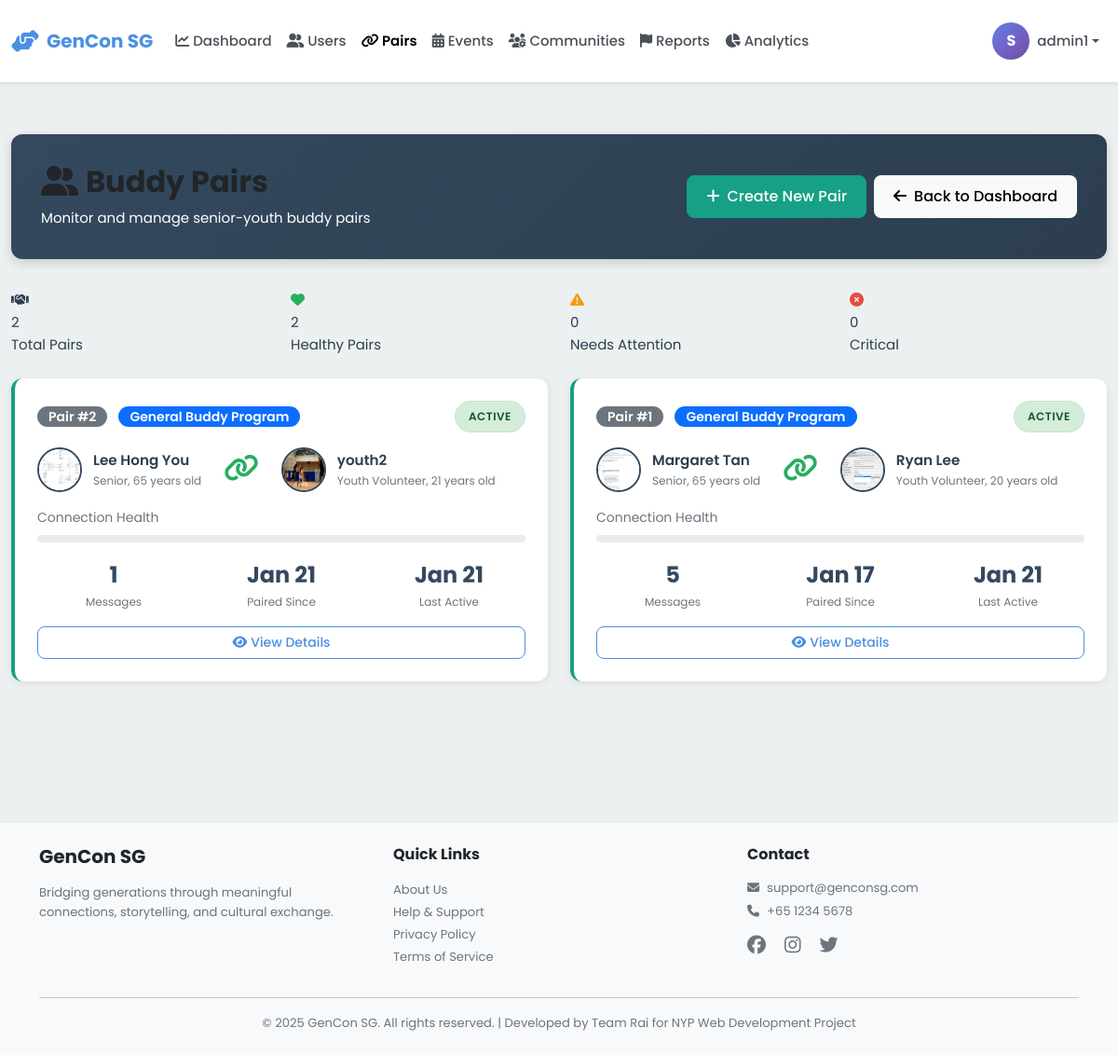
The page /admin/pairs (signed in) on the database its author committed.
### models.py (models this page shows, shortened)
class Pair(db.Model):
    __tablename__ = 'pairs'
    id = db.Column(db.Integer, primary_key=True)
    senior_id = db.Column(db.Integer, db.ForeignKey('users.id'), nullable=False, index=True)
    youth_id = db.Column(db.Integer, db.ForeignKey('users.id'), nullable=False, index=True)
    program = db.Column(db.String(100))  # Program/initiative name
    status = db.Column(db.String(20), default='active')  # active, inactive, paused
    paired_date = db.Column(db.DateTime, default=datetime.utcnow, nullable=False)
    last_interaction = db.Column(db.DateTime, default=datetime.utcnow)
    senior = db.relationship('User', foreign_keys=[senior_id], back_populates='senior_pairs')
    youth = db.relationship('User', foreign_keys=[youth_id], back_populates='youth_pairs')
    __table_args__ = (db.UniqueConstraint('senior_id', 'youth_id', name='unique_senior_youth_pair'),)

class User(db.Model):
    __tablename__ = 'users'
    id = db.Column(db.Integer, primary_key=True)
    username = db.Column(db.String(80), unique=True, nullable=False, index=True)
    password_hash = db.Column(db.String(255), nullable=False)
    email = db.Column(db.String(120), unique=True, nullable=False, index=True)
    full_name = db.Column(db.String(120), nullable=False)
    phone = db.Column(db.String(20))
    age = db.Column(db.Integer, nullable=False)
    bio = db.Column(db.Text)  # User biography
    school = db.Column(db.String(255))  # School or organization for youth
    role = db.Column(db.String(20), nullable=False)  # 'senior', 'youth', or 'admin'
    profile_picture = db.Column(db.String(255), default='default-avatar.png')
    disable_reason = db.Column(db.Text)
    interests_json = db.Column(db.Text)  # Stores interests as JSON array
    languages_json = db.Column(db.Text)  # Stores languages as JSON array
    accessibility_settings_json = db.Column(db.Text)  # Stores settings as JSON object
    created_at = db.Column(db.DateTime, default=datetime.utcnow, nullable=False)
    last_active = db.Column(db.DateTime, default=datetime.utcnow, nullable=False)
    is_active = db.Column(db.Boolean, default=True)
    stories = db.relationship('Story', back_populates='user', lazy='dynamic')
    sent_messages = db.relationship('Message', foreign_keys='Message.sender_id',
                                   back_populates='sender', lazy='dynamic')
    received_messages = db.relationship('Message', foreign_keys='Message.recipient_id',
                                       back_populates='recipient', lazy='dynamic')
    senior_pairs = db.relationship('Pair', foreign_keys='Pair.senior_id',
                                   back_populates='senior', lazy='dynamic')
    youth_pairs = db.relationship('Pair', foreign_keys='Pair.youth_id',
                                 back_populates='youth', lazy='dynamic')
    streak = db.relationship('Streak', back_populates='user', uselist=False)
    badges = db.relationship('Badge', back_populates='user', lazy='dynamic')
    checkins = db.relationship('Checkin', back_populates='user', lazy='dynamic')
    event_participants = db.relationship('EventParticipant', back_populates='user', lazy='dynamic')
    community_members = db.relationship('CommunityMember', back_populates='user', lazy='dynamic')
    @property
    def interests(self):
        """Get interests as Python list from JSON string."""
        if self.interests_json:
            return json.loads(self.interests_json)
        return []
    @interests.setter
    def interests(self, value):
        """Set interests from Python list, store as JSON string."""
        self.interests_json = json.dumps(value)
    @property
    def languages(self):
        """Get languages as Python list from JSON string."""
        if self.languages_json:
            return json.loads(self.languages_json)
        return []
    @languages.setter
    def languages(self, value):
        """Set languages from Python list, store as JSON string."""
        self.languages_json = json.dumps(value)
    @property
    def accessibility_settings(self):
        """Get accessibility settings as Python dict from JSON string."""
        if self.accessibility_settings_json:
            return json.loads(self.accessibility_settings_json)
        return {}

### blueprints/admin.py (the view)
@admin_bp.route('/pairs')
@admin_required
def pairs():
    all_pairs = Pair.query.order_by(Pair.paired_date.desc()).all()
    inactive_threshold = datetime.utcnow() - timedelta(days=7)
    warning_threshold = datetime.utcnow() - timedelta(days=3)
    pairs_data = []
    for pair in all_pairs:
        message_count = Message.query.filter(
            ((Message.sender_id == pair.senior_id) & (Message.recipient_id == pair.youth_id)) |
            ((Message.sender_id == pair.youth_id) & (Message.recipient_id == pair.senior_id))
        ).count()
        if pair.last_interaction < inactive_threshold:
            health = 'critical'
        elif pair.last_interaction < warning_threshold:
            health = 'warning'
        else:
            health = 'good'
        pairs_data.append({
            'pair': pair,
            'message_count': message_count,
            'health': health
        })
    return render_template('admin/pairs.html', pairs_data=pairs_data)

### app.py (called while the page is built)
@app.context_processor
def inject_user():
    return dict(session=session)

### blueprints/admin.py (called while the page is built)
def admin_required(f):
    @wraps(f)
    def decorated_function(*args, **kwargs):
        if 'user_id' not in session:
            flash('Please login to access this page', 'warning')
            return redirect(url_for('auth.login', role='admin'))
        if session.get('role') != 'admin':
            flash('Access denied. Admin privileges required.', 'danger')
            return redirect(url_for('index'))
        return f(*args, **kwargs)
    return decorated_function

### templates/admin/pairs.html (shortened to what this page needs)
{% extends "base.html" %}
{% block extra_css %}
<link rel="stylesheet" href="{{ url_for('static', filename='css/admin.css') }}">
{% endblock %}
{% block content %}
<div class="container-fluid py-4">
    <div class="admin-header">
        <div class="d-flex justify-content-between align-items-center">
            <div>
                <h1><i class="fas fa-user-friends me-2"></i>Buddy Pairs</h1>
                <p class="mb-0">Monitor and manage senior-youth buddy pairs</p>
            </div>
            <div class="d-flex gap-2">
                <a href="{{ url_for('admin.create_pair') }}" class="btn btn-success">
                    <i class="fas fa-plus me-2"></i>Create New Pair
                </a>
                <a href="{{ url_for('admin.dashboard') }}" class="btn btn-light">
                    <i class="fas fa-arrow-left me-2"></i>Back to Dashboard
                </a>
            </div>
        </div>
    </div>
    <div class="row mb-4">
        <div class="col-md-3">
            <div class="stat-card pairs">
                <div class="stat-icon"><i class="fas fa-handshake"></i></div>
                <div class="stat-value">{{ pairs_data|length }}</div>
                <div class="stat-label">Total Pairs</div>
            </div>
        </div>
        <div class="col-md-3">
            <div class="stat-card" style="border-left-color: #27AE60;">
                <div class="stat-icon" style="color: #27AE60;"><i class="fas fa-heart"></i></div>
                <div class="stat-value">{{ pairs_data|selectattr('health', 'equalto', 'good')|list|length }}</div>
                <div class="stat-label">Healthy Pairs</div>
            </div>
        </div>
        <div class="col-md-3">
            <div class="stat-card" style="border-left-color: #F39C12;">
                <div class="stat-icon" style="color: #F39C12;"><i class="fas fa-exclamation-triangle"></i></div>
                <div class="stat-value">{{ pairs_data|selectattr('health', 'equalto', 'warning')|list|length }}</div>
                <div class="stat-label">Needs Attention</div>
            </div>
        </div>
        <div class="col-md-3">
            <div class="stat-card" style="border-left-color: #E74C3C;">
                <div class="stat-icon" style="color: #E74C3C;"><i class="fas fa-times-circle"></i></div>
                <div class="stat-value">{{ pairs_data|selectattr('health', 'equalto', 'critical')|list|length }}</div>
                <div class="stat-label">Critical</div>
            </div>
        </div>
    </div>
    {% if pairs_data %}
    <div class="row">
        {% for item in pairs_data %}
        <div class="col-lg-6 mb-4">
            <div class="pair-card {% if item.health == 'warning' %}warning{% elif item.health == 'critical' %}critical{% endif %}">
                <div class="pair-header">
                    <div>
                        <span class="badge bg-secondary">Pair #{{ item.pair.id }}</span>
                        {% if item.pair.program %}
                        <span class="badge bg-primary ms-2">{{ item.pair.program }}</span>
                        {% endif %}
                    </div>
                    <span class="status-badge {{ item.pair.status }}">{{ item.pair.status|capitalize }}</span>
                </div>
                <div class="pair-users">
                    <div class="pair-user">
                        <img src="{{ url_for('static', filename='images/' + (item.pair.senior.profile_picture or 'default-avatar.png')) }}"
                             alt="Senior Avatar"
                             onerror="this.src='https://ui-avatars.com/api/?name={{ item.pair.senior.full_name }}&background=E67E22&color=fff'">
                        <div class="user-info">
                            <div class="name">{{ item.pair.senior.full_name }}</div>
                            <div class="role">Senior, {{ item.pair.senior.age }} years old</div>
                        </div>
                    </div>
                    <div class="text-center">
                        <i class="fas fa-link fa-2x" style="color: {% if item.health == 'good' %}#27AE60{% elif item.health == 'warning' %}#F39C12{% else %}#E74C3C{% endif %};"></i>
                    </div>
                    <div class="pair-user">
                        <img src="{{ url_for('static', filename='images/' + (item.pair.youth.profile_picture or 'default-avatar.png')) }}"
                             alt="Youth Avatar"
                             onerror="this.src='https://ui-avatars.com/api/?name={{ item.pair.youth.full_name }}&background=9B59B6&color=fff'">
                        <div class="user-info">
                            <div class="name">{{ item.pair.youth.full_name }}</div>
                            <div class="role">Youth Volunteer, {{ item.pair.youth.age }} years old</div>
                        </div>
                    </div>
                </div>
                <div class="connection-strength">
                    <div class="label">Connection Health</div>
                    <div class="strength-bar">
                        <div class="fill {{ item.health }}" style="width: {% if item.health == 'good' %}100{% elif item.health == 'warning' %}50{% else %}20{% endif %}%;"></div>
                    </div>
                </div>
                <div class="pair-stats">
                    <div class="pair-stat">
                        <div class="value">{{ item.message_count }}</div>
                        <div class="label">Messages</div>
                    </div>
                    <div class="pair-stat">
                        <div class="value">{{ item.pair.paired_date.strftime('%b %d') }}</div>
                        <div class="label">Paired Since</div>
                    </div>
                    <div class="pair-stat">
                        <div class="value">{{ item.pair.last_interaction.strftime('%b %d') if item.pair.last_interaction else 'Never' }}</div>
                        <div class="label">Last Active</div>
                    </div>
                </div>
                <div class="d-flex gap-2 mt-3">
                    <button class="btn btn-sm btn-outline-primary flex-grow-1" onclick="viewPairDetails({{ item.pair.id }})">
                        <i class="fas fa-eye me-1"></i>View Details
                    </button>
                </div>
            </div>
        </div>
        {% endfor %}
    </div>
    {% endif %}
</div>
{% endblock %}

### static/css/main.css (style rules this page uses)
:root { --primary-color: #4A90E2; --primary-hover: #357ABD; --secondary-color: #7B68EE; --success-color: #28A745; --warning-color: #FFC107; --danger-color: #DC3545; --info-color: #17A2B8; --senior-primary: #E67E22; --senior-secondary: #2ECC71; --senior-accent: #F39C12; --youth-primary: #9B59B6; --youth-secondary: #3498DB; --youth-accent: #E74C3C; --admin-primary: #34495E; --admin-secondary: #16A085; --admin-accent: #E67E22; --white: #FFFFFF; --black: #000000; --gray-100: #F8F9FA; --gray-200: #E9ECEF; --gray-300: #DEE2E6; --gray-400: #CED4DA; --gray-500: #ADB5BD; --gray-600: #6C757D; --gray-700: #495057; --gray-800: #343A40; --gray-900: #212529; --font-family: 'Poppins', -apple-system, BlinkMacSystemFont, 'Segoe UI', sans-serif; --font-size-base: 16px; --font-size-sm: 14px; --font-size-lg: 18px; --font-size-xl: 20px; --font-size-xxl: 24px; --font-weight-light: 300; --font-weight-normal: 400; --font-weight-medium: 500; --font-weight-semibold: 600; --font-weight-bold: 700; --spacing-xs: 0.25rem; --spacing-sm: 0.5rem; --spacing-md: 1rem; --spacing-lg: 1.5rem; --spacing-xl: 2rem; --spacing-xxl: 3rem; --border-radius-sm: 0.25rem; --border-radius-md: 0.5rem; --border-radius-lg: 1rem; --border-radius-xl: 1.5rem; --border-radius-pill: 50rem; --shadow-sm: 0 1px 2px rgba(0, 0, 0, 0.05); --shadow-md: 0 4px 6px rgba(0, 0, 0, 0.1); --shadow-lg: 0 10px 15px rgba(0, 0, 0, 0.15); --shadow-xl: 0 20px 25px rgba(0, 0, 0, 0.2); --transition-fast: 150ms ease-in-out; --transition-base: 300ms ease-in-out; --transition-slow: 500ms ease-in-out; --z-dropdown: 1000; --z-sticky: 1020; --z-fixed: 1030; --z-modal-backdrop: 1040; --z-modal: 1050; --z-popover: 1060; --z-tooltip: 1070; }
* { margin: 0; padding: 0; box-sizing: border-box; }
a { text-decoration: none; color: inherit; transition: color var(--transition-fast); }
img { max-width: 100%; height: auto; display: block; }
body { font-family: var(--font-family); font-size: var(--font-size-base); font-weight: var(--font-weight-normal); line-height: 1.6; color: var(--gray-900); background-color: var(--gray-100); overflow-x: hidden; }
h1, h2, h3, h4, h5, h6 { font-weight: var(--font-weight-bold); line-height: 1.2; margin-bottom: var(--spacing-md); color: var(--gray-900); }
h1 { font-size: 2.5rem; }
p { margin-bottom: var(--spacing-md); }
.btn { display: inline-block; font-weight: var(--font-weight-medium); text-align: center; white-space: nowrap; vertical-align: middle; user-select: none; border: 1px solid transparent; padding: 0.625rem 1.25rem; font-size: var(--font-size-base); line-height: 1.5; border-radius: var(--border-radius-md); transition: all var(--transition-base); cursor: pointer; }
.btn-success { background-color: var(--success-color); color: var(--white); }
.btn-outline-primary { color: var(--primary-color); border-color: var(--primary-color); background-color: transparent; }
.btn-sm { padding: 0.375rem 0.75rem; font-size: var(--font-size-sm); }
.badge { display: inline-block; padding: 0.25rem 0.75rem; font-size: 0.875rem; font-weight: var(--font-weight-semibold); line-height: 1; text-align: center; white-space: nowrap; vertical-align: baseline; border-radius: var(--border-radius-pill); }
.mt-3 { margin-top: var(--spacing-md); }
.mb-4 { margin-bottom: var(--spacing-lg); }
.d-flex { display: flex; }
.justify-content-between { justify-content: space-between; }
.align-items-center { align-items: center; }
.gap-2 { gap: var(--spacing-sm); }
.text-center { text-align: center; }

### rows shown on the page
Pair: pair.id "2", pair.program "General Buddy Program", pair.status "ACTIVE", pair.paired_date "Jan 21", pair.last_interaction "Jan 21"
User: profile_picture (picture), pair.senior.full_name "Lee Hong You", pair.senior.age "65"
User: profile_picture (picture), pair.youth.full_name "youth2", pair.youth.age "21"
Pair: pair.id "1", pair.program "General Buddy Program", pair.status "ACTIVE", pair.paired_date "Jan 17", pair.last_interaction "Jan 21"
User: profile_picture (picture), pair.senior.full_name "Margaret Tan", pair.senior.age "65"
User: profile_picture (picture), pair.youth.full_name "Ryan Lee", pair.youth.age "20"

### other values the page prints
{{ session.get('full_name', 'U')[0] | upper }} "S"
{{ session.username }} "admin1"
{{ pairs_data|length }} "2"
{{ pairs_data|selectattr('health', 'equalto', 'good')|list|length }} "2"
{{ pairs_data|selectattr('health', 'equalto', 'warning')|list|length }} "0"
{{ pairs_data|selectattr('health', 'equalto', 'critical')|list|length }} "0"
{{ item.message_count }} "1" "5"
